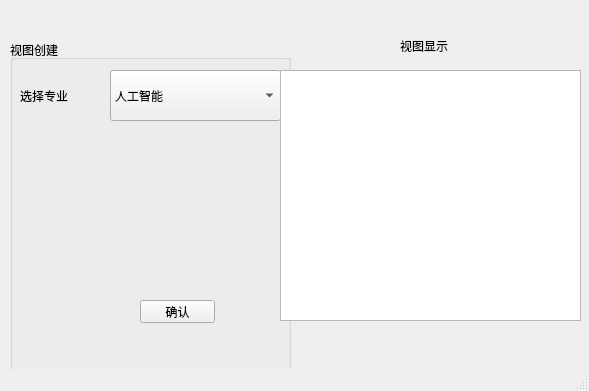
<?xml version="1.0" encoding="UTF-8"?>
<ui version="4.0">
 <class>MainWindow</class>
 <widget class="QMainWindow" name="MainWindow">
  <property name="geometry">
   <rect>
    <x>0</x>
    <y>0</y>
    <width>589</width>
    <height>391</height>
   </rect>
  </property>
  <property name="windowTitle">
   <string>MainWindow</string>
  </property>
  <widget class="QWidget" name="centralwidget">
   <widget class="QGroupBox" name="groupBox">
    <property name="geometry">
     <rect>
      <x>10</x>
      <y>40</y>
      <width>281</width>
      <height>351</height>
     </rect>
    </property>
    <property name="title">
     <string>视图创建</string>
    </property>
    <widget class="QLabel" name="label">
     <property name="geometry">
      <rect>
       <x>10</x>
       <y>10</y>
       <width>54</width>
       <height>91</height>
      </rect>
     </property>
     <property name="text">
      <string>选择专业</string>
     </property>
    </widget>
    <widget class="QComboBox" name="comboBox">
     <property name="geometry">
      <rect>
       <x>100</x>
       <y>30</y>
       <width>171</width>
       <height>51</height>
      </rect>
     </property>
     <item>
      <property name="text">
       <string>人工智能</string>
      </property>
     </item>
     <item>
      <property name="text">
       <string>计科</string>
      </property>
     </item>
     <item>
      <property name="text">
       <string>大数据</string>
      </property>
     </item>
    </widget>
    <widget class="QPushButton" name="pushButton">
     <property name="geometry">
      <rect>
       <x>130</x>
       <y>260</y>
       <width>75</width>
       <height>23</height>
      </rect>
     </property>
     <property name="text">
      <string>确认</string>
     </property>
    </widget>
   </widget>
   <widget class="QTableWidget" name="tableWidget">
    <property name="geometry">
     <rect>
      <x>280</x>
      <y>70</y>
      <width>301</width>
      <height>251</height>
     </rect>
    </property>
   </widget>
   <widget class="QLabel" name="label_2">
    <property name="geometry">
     <rect>
      <x>400</x>
      <y>40</y>
      <width>54</width>
      <height>12</height>
     </rect>
    </property>
    <property name="text">
     <string>视图显示</string>
    </property>
   </widget>
  </widget>
  <widget class="QMenuBar" name="menubar">
   <property name="geometry">
    <rect>
     <x>0</x>
     <y>0</y>
     <width>589</width>
     <height>22</height>
    </rect>
   </property>
  </widget>
  <widget class="QStatusBar" name="statusbar"/>
 </widget>
 <resources/>
 <connections/>
</ui>
